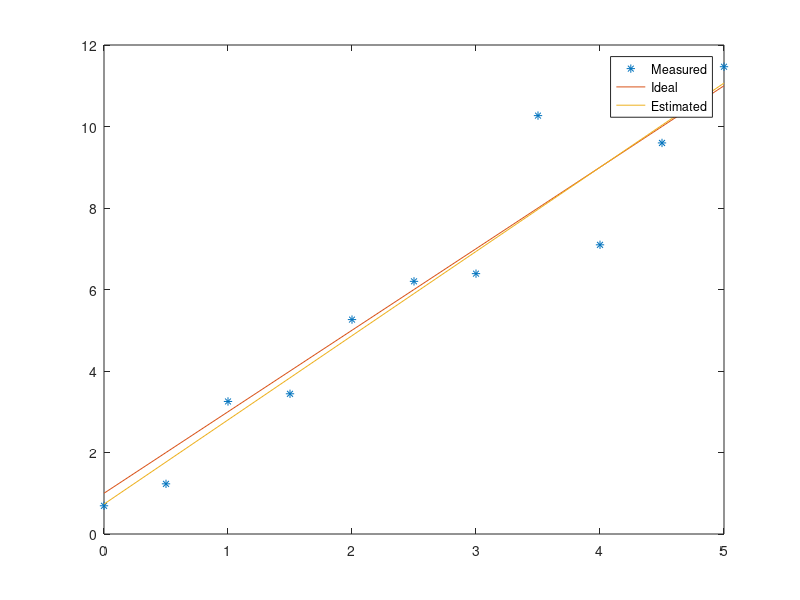
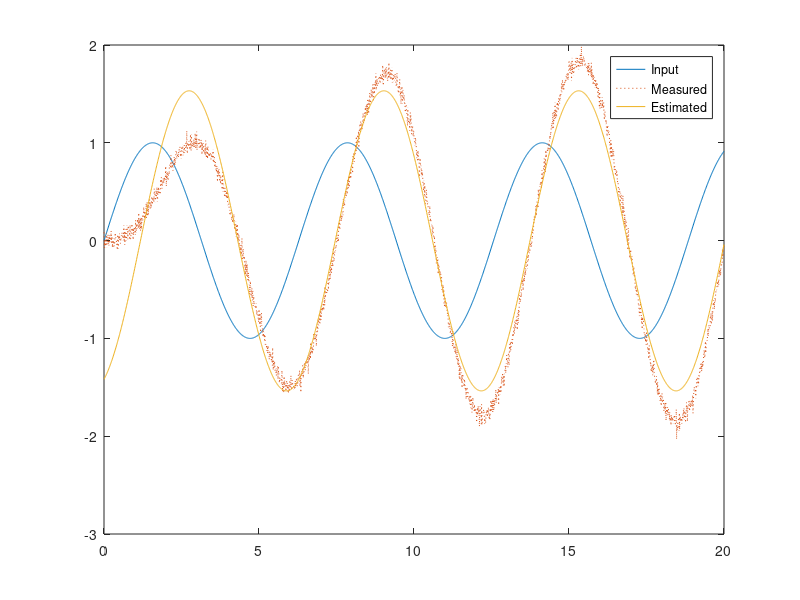
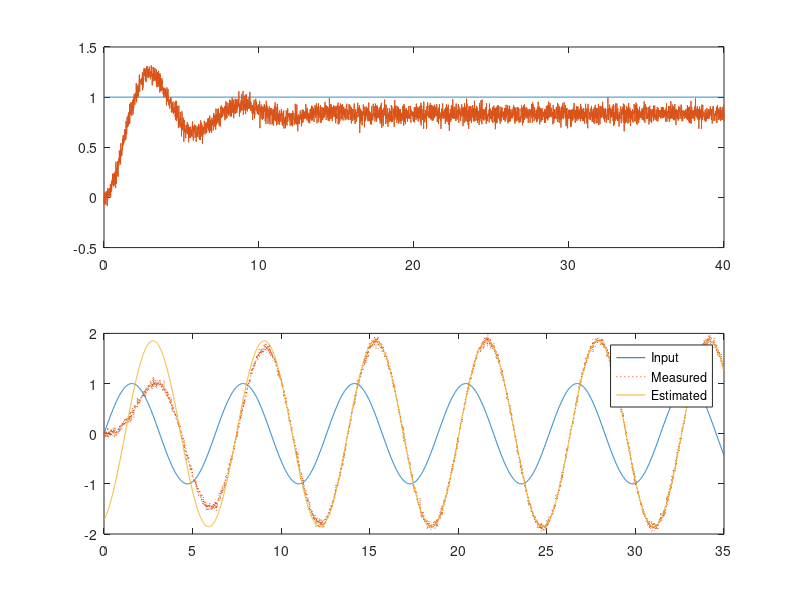
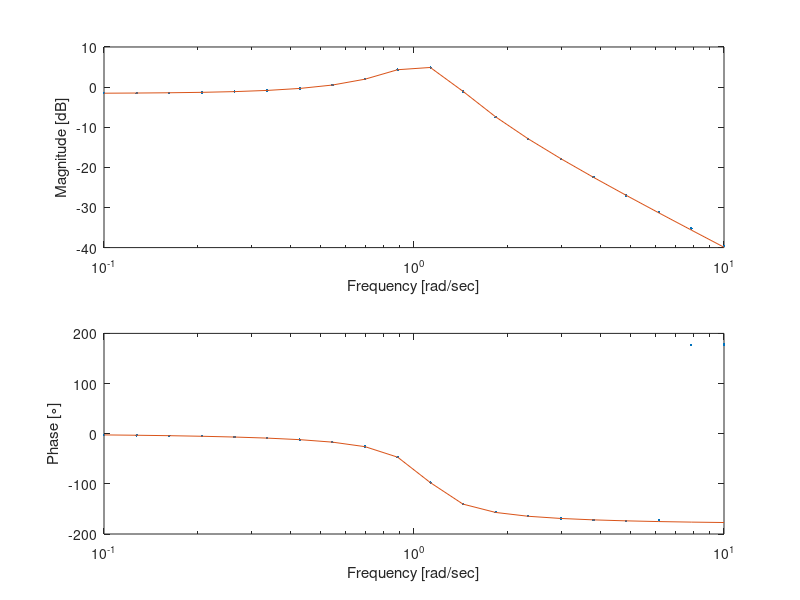

MATLAB code to generate these figures, in order:
%% Example 8-1
dx = 0.5;
x = 0:dx:5;
y = 2*x+1 + randn(size(x));

Y = y';
X = [x' ones(size(x'))];
A_hat = (X'*X)\X'*Y;

figure(1);
plot(x, y, '*', x, 2*x+1, x, A_hat(1)*x+A_hat(2));
legend('Measured', 'Ideal', 'Estimated');

%% Example 8-2
dt = 0.01;
t = (0:dt:20)';
H = tf(1, [1 0.5 1.2]);
u = sin(t);
y = lsim(H, u, t) + 0.05*randn(size(t));

X = [sin(t) cos(t) ones(size(t))];
Y = y;
A_hat = X'*X\X'*Y;

Mag = sqrt(A_hat(1)^2 + A_hat(2)^2);
Phs = atan2(A_hat(2), A_hat(1));
Offset = A_hat(3);

figure(2);
plot(t, u, t, y, ':', t, Mag*sin(t+Phs)+Offset);
legend('Input', 'Measured', 'Estimated');

%% Example 8-3
% find steady-state response region
dt = 0.01;
t = (0:dt:40)';
u = ones(size(t));
H = tf(1, [1 0.5 1.2]);
y = lsim(H, u, t) + 0.05*randn(size(t));
tss = 15;

figure(3);
subplot(2, 1, 1);
plot(t, u, t, y);

% steady-state estimation
t = (0:dt:tss+20)';
u = sin(t);
y = lsim(H, u, t) + 0.05*randn(size(t));

X = [sin(t(t > tss)) cos(t(t > tss)) ones(size(t(t > tss)))];
Y = y(t > tss);
A_hat = X'*X\X'*Y;

Mag = sqrt(A_hat(1)^2 + A_hat(2)^2);
Phs = atan2(A_hat(2), A_hat(1));
Offset = A_hat(3);

subplot(2, 1, 2);
plot(t, u, t, y, ':', t, Mag*sin(t+Phs)+Offset);
legend('Input', 'Measured', 'Estimated');

%% Example 8-4
dt = 0.01;
t = (0:dt:40)';
w = logspace(-1, 1, 20);
H = tf(1, [1 0.5 1.2]);
tss = 15;

Mag = zeros(size(w));
Phs = zeros(size(w));
Offset = zeros(size(w));
for n = 1:length(w)
    u = sin(w(n)*t);
    y = lsim(H, u, t) + 0.05*randn(size(t));
    
    X = [sin(w(n)*t(t > tss)) cos(w(n)*t(t > tss)) ones(size(t(t > tss)))];
    Y = y(t > tss);
    A_hat = X'*X\X'*Y;
    
    Mag(n) = sqrt(A_hat(1)^2 + A_hat(2)^2);
    Phs(n) = atan2(A_hat(2), A_hat(1));
    Offset(n) = A_hat(3);
end
% Phs = unwrap(Phs);
[Mag_r, Phs_r] = bode(H, w);
Mag_r = Mag_r(:)';
Phs_r = Phs_r(:)';

figure(4);
subplot(2, 1, 1);
semilogx(w, 20*log10(Mag), '.', w, 20*log10(Mag_r)); % Magnitude
ylabel('Magnitude [dB]');
xlabel('Frequency [rad/sec]');
subplot(2, 1, 2);
semilogx(w, rad2deg(Phs), '.', w, Phs_r); % Phase
ylabel('Phase [\circ]');
xlabel('Frequency [rad/sec]');

[b, a] = invfreqs(Mag.*exp(1j*Phs), w, 0, 2)
